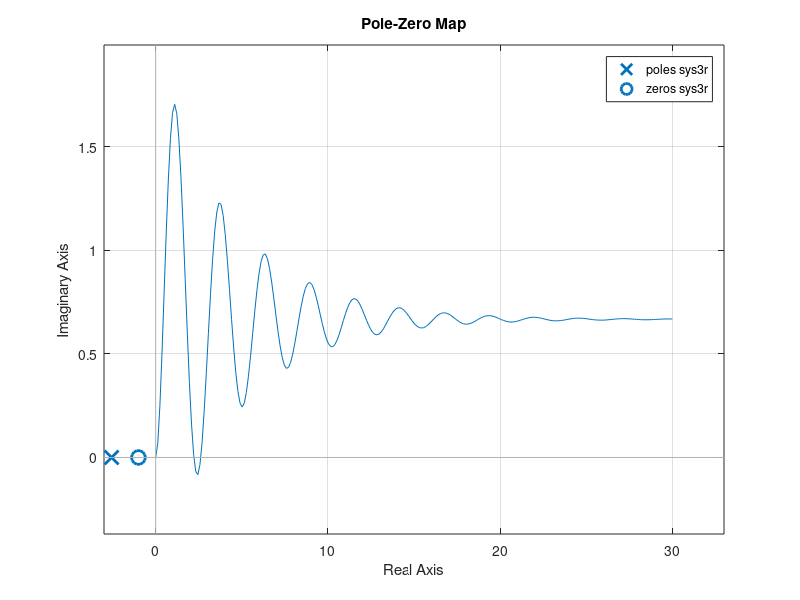

MATLAB code for this plot:
clear x pp zz G sys

p = [1 3 4 2];

r = roots(p)

%%(3s²+2s+1)(s+4)
p1 = [3 2 1];d = [1 4];
x = conv(p1,d)
%%calculando o valor do polinomio com s = -5
valor = polyval(x,-5)

%%Representar uma função de transferência
num1=[10];den1=[1 2 5];
sys1=tf(num1,den1)
num2=[1];den2=[1, 1];
sys2=tf(num2,den2)
sys=sys1+sys2

pp = pole(sys)
zz = zero(sys)

%%Redução do diagrama de blocos
sys = series(sys1,sys2)
sysr = parallel(sys1,sys2)
sysrealim = feedback(sys1,sys2)

step(sysrealim)

%%Cancelamento de  fatores em comum
sys3r = minreal(sysrealim)

%%Representação de polos e zeros
pzmap(sys3r)